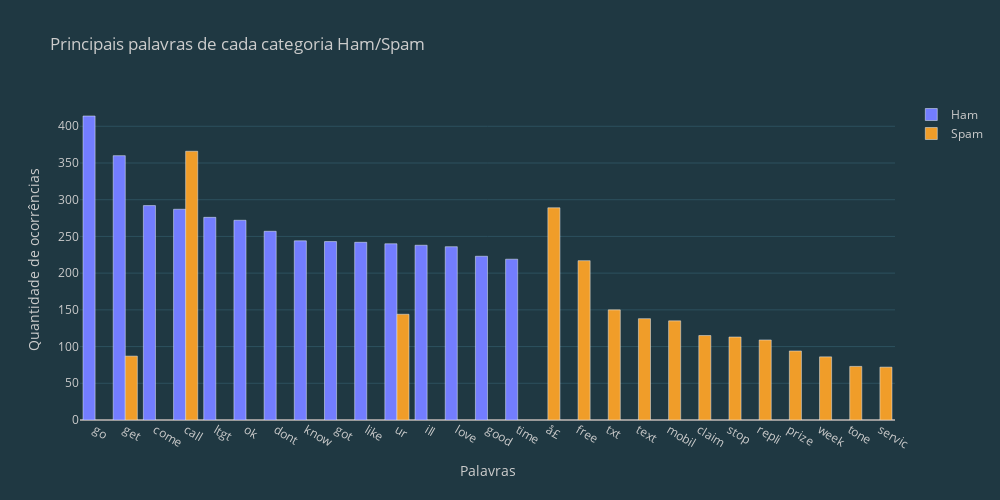

Write notebook code for a chart like this one.
### Markdown cell above
**Visualização das principais palavras com barchat**<br/>

A nuvem de palavras é bonita e agradável de ver, mas não é a melhor maneira de apresentar quais são as principais palavras para cada tipo de mensagem. Por isso, vamos criar um barchart para visualizar as informações de maneira mais limpa e profissional. Vamos visualizar as 15 principais ocorrências nas mensagens HAM e SPAM.

### Code cell
lista_ham = df.loc[df['target'] == 'ham', 'message_clean']
ham_text = ' '.join(frase for frase in lista_ham)
ham_word = word_tokenize(ham_text)
ham_df = pd.DataFrame(ham_word).value_counts()[0:15]

ham_df = pd.DataFrame(ham_df, columns=['quantidade'])
ham_df.reset_index(inplace=True)
ham_df.columns = ['palavra', 'quantidade']

lista_spam = df.loc[df['target'] == 'spam', 'message_clean']
spam_text = ' '.join(frase for frase in lista_spam)
spam_word = word_tokenize(spam_text)
spam_df = pd.DataFrame(spam_word).value_counts()[0:15]

spam_df = pd.DataFrame(spam_df, columns=['quantidade'])
spam_df.reset_index(inplace=True)
spam_df.columns = ['palavra', 'quantidade']

fig = go.Figure()
fig.add_trace(go.Bar(
    x=ham_df['palavra'], 
    y=ham_df['quantidade'], 
    #text=[df['target'].value_counts()[1]],
    name='Ham'
    ))

fig.add_trace(go.Bar(
    x=spam_df['palavra'], 
    y=spam_df['quantidade'], 
    #text=[df['target'].value_counts()[1]],
    name='Spam'
    ))
#fig.add_trace(go.Scatter(x=spam_df.index, y=spam_df.values, name='Spam', fill='tozeroy'))
fig.update_layout(
    title='<span>Principais palavras de cada categoria Ham/Spam</span>', 
    autosize=False,
    width=1000,
    height=500,
    xaxis=dict(title='<span>Palavras</span>'),
    yaxis=dict(title='<span>Quantidade de ocorrências</span>'),
    template='my_theme'
    )

### Figure 1 — Plotly figure (JSON) as saved in the notebook; plotly's stock layout.template omitted (floating-point values rounded to 4 significant figures)
{"data": [{"name": "Ham", "type": "bar", "x": ["go", "get", "come", "call", "ltgt", "ok", "dont", "know", "got", "like", "ur", "ill", "love", "good", "time"], "y": [414, 360, 292, 287, 276, 272, 257, 244, 243, 242, 240, 238, 236, 223, 219]}, {"name": "Spam", "type": "bar", "x": ["call", "å£", "free", "txt", "ur", "text", "mobil", "claim", "stop", "repli", "prize", "get", "week", "tone", "servic"], "y": [366, 289, 217, 150, 144, 138, 135, 115, 113, 109, 94, 87, 86, 73, 72]}], "layout": {"autosize": false, "height": 500, "title": {"text": "<span>Principais palavras de cada categoria Ham/Spam</span>"}, "width": 1000, "xaxis": {"title": {"text": "<span>Palavras</span>"}}, "yaxis": {"title": {"text": "<span>Quantidade de ocorrências</span>"}}}}
